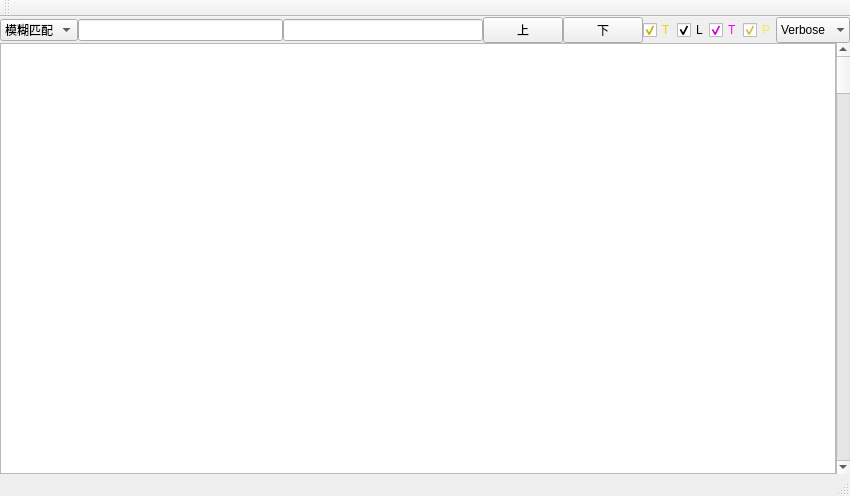
<?xml version="1.0" encoding="UTF-8"?>
<ui version="4.0">
 <class>MainWindow</class>
 <widget class="QMainWindow" name="MainWindow">
  <property name="geometry">
   <rect>
    <x>0</x>
    <y>0</y>
    <width>850</width>
    <height>496</height>
   </rect>
  </property>
  <property name="windowTitle">
   <string>MainWindow</string>
  </property>
  <widget class="QWidget" name="centralWidget">
   <property name="enabled">
    <bool>true</bool>
   </property>
   <property name="maximumSize">
    <size>
     <width>1920</width>
     <height>1200</height>
    </size>
   </property>
   <property name="styleSheet">
    <string notr="true"/>
   </property>
   <layout class="QVBoxLayout" name="mainlLayout">
    <property name="spacing">
     <number>0</number>
    </property>
    <property name="leftMargin">
     <number>0</number>
    </property>
    <property name="topMargin">
     <number>0</number>
    </property>
    <property name="rightMargin">
     <number>0</number>
    </property>
    <property name="bottomMargin">
     <number>0</number>
    </property>
    <item>
     <layout class="QVBoxLayout" name="verticalLayout">
      <property name="spacing">
       <number>0</number>
      </property>
      <property name="sizeConstraint">
       <enum>QLayout::SetMaximumSize</enum>
      </property>
      <item>
       <layout class="QHBoxLayout" name="searchLayout" stretch="0,0,0,0,0,0,0,0,0,0">
        <property name="spacing">
         <number>0</number>
        </property>
        <item>
         <widget class="QComboBox" name="cbMode">
          <item>
           <property name="text">
            <string>模糊匹配</string>
           </property>
          </item>
          <item>
           <property name="text">
            <string>标准模式</string>
           </property>
          </item>
          <item>
           <property name="text">
            <string>SQL语句</string>
           </property>
          </item>
         </widget>
        </item>
        <item>
         <widget class="QLineEdit" name="etSearch"/>
        </item>
        <item>
         <widget class="QLineEdit" name="etFind">
          <property name="sizePolicy">
           <sizepolicy hsizetype="Minimum" vsizetype="Fixed">
            <horstretch>0</horstretch>
            <verstretch>0</verstretch>
           </sizepolicy>
          </property>
          <property name="minimumSize">
           <size>
            <width>200</width>
            <height>0</height>
           </size>
          </property>
          <property name="sizeIncrement">
           <size>
            <width>300</width>
            <height>0</height>
           </size>
          </property>
         </widget>
        </item>
        <item>
         <widget class="QPushButton" name="prev">
          <property name="text">
           <string> 上 </string>
          </property>
         </widget>
        </item>
        <item>
         <widget class="QPushButton" name="next">
          <property name="text">
           <string> 下 </string>
          </property>
         </widget>
        </item>
        <item>
         <widget class="QCheckBox" name="time">
          <property name="styleSheet">
           <string notr="true">color: rgb(237, 212, 0);</string>
          </property>
          <property name="text">
           <string>T</string>
          </property>
          <property name="checked">
           <bool>true</bool>
          </property>
         </widget>
        </item>
        <item>
         <widget class="QCheckBox" name="level">
          <property name="text">
           <string>L</string>
          </property>
          <property name="checked">
           <bool>true</bool>
          </property>
         </widget>
        </item>
        <item>
         <widget class="QCheckBox" name="tag">
          <property name="styleSheet">
           <string notr="true">color: rgb(255, 0, 255);</string>
          </property>
          <property name="text">
           <string>T</string>
          </property>
          <property name="checked">
           <bool>true</bool>
          </property>
         </widget>
        </item>
        <item>
         <widget class="QCheckBox" name="pid">
          <property name="styleSheet">
           <string notr="true">color: rgb(252, 233, 79);</string>
          </property>
          <property name="text">
           <string>P</string>
          </property>
          <property name="checked">
           <bool>true</bool>
          </property>
         </widget>
        </item>
        <item>
         <widget class="QComboBox" name="cbLevel">
          <property name="enabled">
           <bool>true</bool>
          </property>
          <property name="sizePolicy">
           <sizepolicy hsizetype="Preferred" vsizetype="Preferred">
            <horstretch>0</horstretch>
            <verstretch>0</verstretch>
           </sizepolicy>
          </property>
          <property name="frame">
           <bool>false</bool>
          </property>
          <item>
           <property name="text">
            <string>Verbose</string>
           </property>
          </item>
          <item>
           <property name="text">
            <string>Debug</string>
           </property>
          </item>
          <item>
           <property name="text">
            <string>Info</string>
           </property>
          </item>
          <item>
           <property name="text">
            <string>Warn</string>
           </property>
          </item>
          <item>
           <property name="text">
            <string>Error</string>
           </property>
          </item>
          <item>
           <property name="text">
            <string>Fatal</string>
           </property>
          </item>
         </widget>
        </item>
       </layout>
      </item>
      <item>
       <layout class="QHBoxLayout" name="contentLayout">
        <property name="spacing">
         <number>0</number>
        </property>
        <item>
         <widget class="QListWidget" name="lwContent">
          <property name="sizePolicy">
           <sizepolicy hsizetype="Expanding" vsizetype="Expanding">
            <horstretch>0</horstretch>
            <verstretch>0</verstretch>
           </sizepolicy>
          </property>
         </widget>
        </item>
        <item>
         <widget class="QScrollBar" name="verticalScrollBar">
          <property name="orientation">
           <enum>Qt::Vertical</enum>
          </property>
         </widget>
        </item>
       </layout>
      </item>
     </layout>
    </item>
   </layout>
  </widget>
  <widget class="QMenuBar" name="menuBar">
   <property name="geometry">
    <rect>
     <x>0</x>
     <y>0</y>
     <width>850</width>
     <height>28</height>
    </rect>
   </property>
  </widget>
  <widget class="QToolBar" name="mainToolBar">
   <attribute name="toolBarArea">
    <enum>TopToolBarArea</enum>
   </attribute>
   <attribute name="toolBarBreak">
    <bool>false</bool>
   </attribute>
  </widget>
  <widget class="QStatusBar" name="statusBar"/>
 </widget>
 <layoutdefault spacing="6" margin="11"/>
 <resources/>
 <connections/>
</ui>
